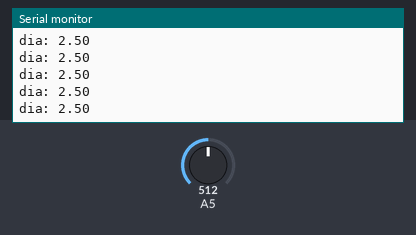
The sketch below on a simulated Arduino Uno, built with avr-gcc and run on an emulated ATmega328P. Parts: the last lines printed to the serial monitor. The test bench sets the inputs (shaded band); at power-on: A5 = 512.

Above: at 1.2 s.
1.3 s: A5 set to 716
At 2.2 s:
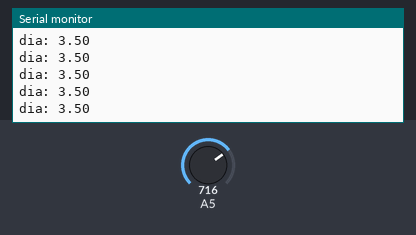
2.8 s: A5 set to 900
At 3.4 s:
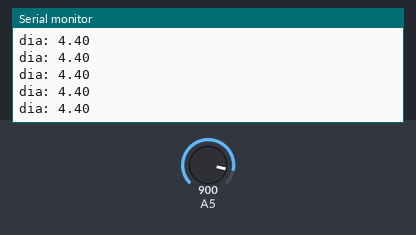
Timing chart, 0 to 5.8 s (numbered marks = the images above; inputs shaded):
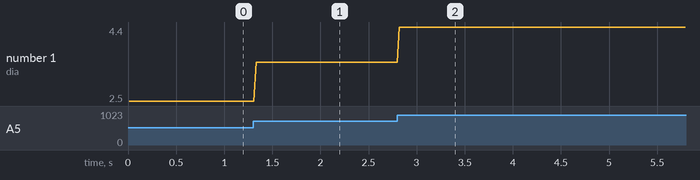

Measured:
- after the input at 1.3 s, the serial monitor: prints a new line at once (image 1)
- after the input at 2.8 s, the serial monitor: prints a new line at once (image 2)
- plotted number 1: 2.5 → 3.5 after the input at 1.3 s, 3.5 → 4.4 after the input at 2.8 s

The sketch:

fws_example.ino
```cpp
float sensorValue;
// the setup routine runs once when you press reset:
void setup() {
  // initialize serial communication at 9600 bits per second:
  Serial.begin(9600);
}

// the loop routine runs over and over again forever:
void loop() {
  // read the input on analog pin 0:
  sensorValue = analogRead(A5);
  float average = 0;
  for (int i = 0; i < 10; i++) {
    average = average + sensorValue / 10;
    delay(1);
  }
float voltage = average * (5.0 / 1023.0);

  Serial.print("dia: ");

  Serial.println(voltage);

delay(10);
}
```
